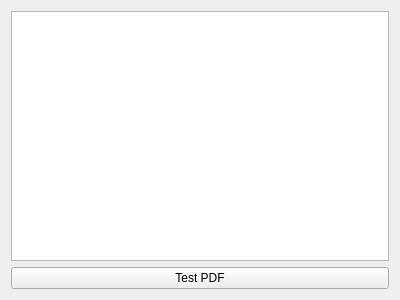
<?xml version="1.0" encoding="UTF-8"?>
<ui version="4.0">
 <class>Widget</class>
 <widget class="QWidget" name="Widget">
  <property name="geometry">
   <rect>
    <x>0</x>
    <y>0</y>
    <width>400</width>
    <height>300</height>
   </rect>
  </property>
  <property name="windowTitle">
   <string>Widget</string>
  </property>
  <layout class="QGridLayout" name="gridLayout">
   <item row="1" column="0">
    <widget class="QPushButton" name="TestPDF">
     <property name="text">
      <string>Test PDF</string>
     </property>
    </widget>
   </item>
   <item row="0" column="0">
    <widget class="QTextEdit" name="textPdf"/>
   </item>
  </layout>
 </widget>
 <layoutdefault spacing="6" margin="11"/>
 <resources/>
 <connections/>
</ui>
